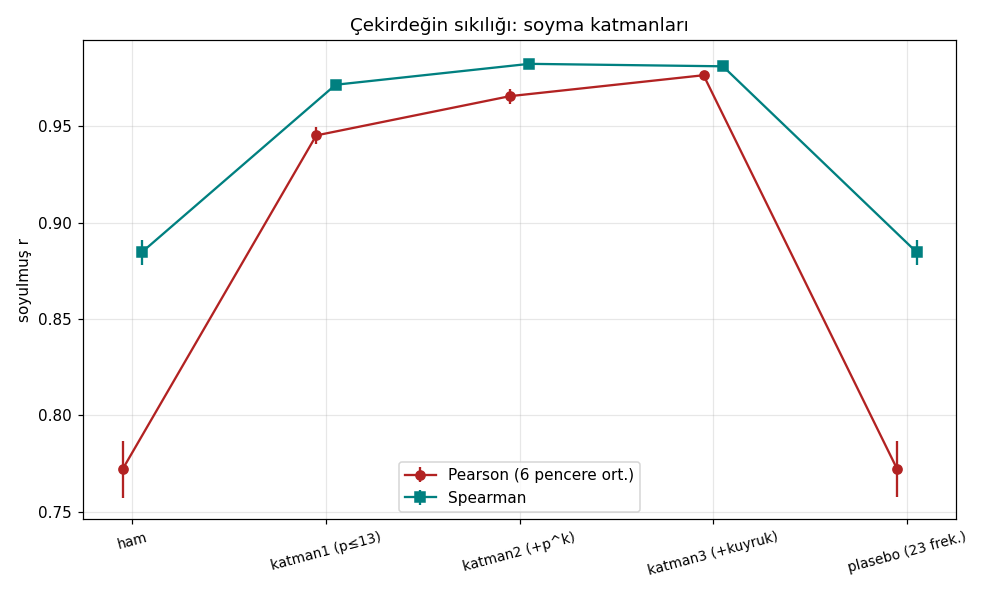

Recreate this plot in Python.
"""
51 — HARMONİK SOYMA: ÇEKİRDEĞİN GERÇEK SIKILIĞI (17 Ağustos 2026)
===================================================================

50'de yalnız p≤13, k=1 soyulmuştu → çekirdek r≈0.94/0.97 (alt sınır).
Şimdi explicit formulanın tüm anlamlı terimleri:

  katman 1: p ≤ 13, k=1              (50 ile aynı — replikasyon)
  katman 2: + asal kuvvetleri p^k     (4,8,9,16,25,27,32,49; ağırlık p^{-k/2}/k)
  katman 3: + kuyruk asalları 17..47  (τ-yasasına göre hâlâ iletimde)

Plasebo: 23 asal-olmayan frekans (katman 3 ile aynı sütun sayısı) —
overfit tabanını ölçer.

Bonus: kuvvet katsayıları / (p^{-k/2}/k) → toplam kuralı harmoniklerde
de u ≈ 1 mi?
"""

import numpy as np
import matplotlib.pyplot as plt
from pathlib import Path
from scipy.stats import pearsonr, spearmanr

rng = np.random.default_rng(51)
HERE = Path(__file__).resolve().parent
TWO_PI = 2 * np.pi
A = (np.e**2 - 5) / 2
B0, B1 = 2.7580, -0.0543

L1 = [2, 3, 5, 7, 11, 13]
POWERS = [4, 8, 9, 16, 25, 27, 32, 49]           # p^k
TAIL = [17, 19, 23, 29, 31, 37, 41, 43, 47]
L2 = L1 + POWERS
L3 = L2 + TAIL

# explicit formula ağırlığı: q = p^k için p^{-k/2}/k
def ef_weight(q):
    for p in [2, 3, 5, 7]:
        k = round(np.log(q) / np.log(p))
        if k >= 2 and abs(p**k - q) < 0.5:
            return p**(-k / 2) / k
    return q**-0.5  # k=1

# plasebo: kullanılan tüm frekanslardan uzak 23 sahte frekans
used = np.log(np.array(L3, dtype=float))
plc = []
while len(plc) < len(L3):
    cand = np.exp(rng.uniform(np.log(np.log(2)), np.log(np.log(50))))
    if np.abs(used - cand).min() > 0.02 and all(abs(c - cand) > 0.02 for c in plc):
        plc.append(cand)
PLACEBO_FREQS = np.array(plc)  # doğrudan frekans (log q eşdeğeri)

def wave_cols_freq(tvals, freqs):
    cols = []
    for om in freqs:
        cols += [np.cos(tvals * om), np.sin(tvals * om)]
    return cols

def strip_freqs(y, tvals, freqs):
    C = np.vstack([np.ones_like(y)] + wave_cols_freq(tvals, freqs)).T
    b = np.linalg.lstsq(C, y, rcond=None)[0]
    part = C[:, 1:] @ b[1:]
    return y - part, float(part.var()), b[1:]

d41 = np.load(HERE / "41_bigT_windows.npz")
keys = sorted({k.split("_")[1] for k in d41.files}, key=lambda s: int(s[:-1]))

LEVELS = [("katman1 (p≤13)", np.log(np.array(L1, float))),
          ("katman2 (+p^k)", np.log(np.array(L2, float))),
          ("katman3 (+kuyruk)", np.log(np.array(L3, float))),
          ("plasebo (23 frek.)", PLACEBO_FREQS)]

print(f"{'L':>6} | {'ham r_P':>8} " + " ".join(f"{n.split()[0]:>10}" for n, _ in LEVELS)
      + f" | {'ham r_S':>8} " + " ".join(f"{n.split()[0]:>10}" for n, _ in LEVELS))
results = []
for wkey in keys:
    gaps = d41[f"gaps_{wkey}"]; tmid = d41[f"tmid_{wkey}"]; amps = d41[f"amps_{wkey}"]
    Lw = np.log(tmid / TWO_PI); L = float(Lw.mean())
    g_u = gaps * Lw / TWO_PI
    a_u = amps / np.sqrt(A * Lw + B0 + B1 / Lw)
    a_u /= np.sqrt((a_u**2).mean())
    y_a, y_g = np.log(a_u), np.log(g_u)
    rP0, _ = pearsonr(g_u, a_u); rS0, _ = spearmanr(g_u, a_u)

    rowP, rowS, va_list, coefs = [], [], [], None
    for name, freqs in LEVELS:
        ya, va, ca = strip_freqs(y_a, tmid, freqs)
        yg, vg, _ = strip_freqs(y_g, tmid, freqs)
        ar = np.exp(ya); ar /= np.sqrt((ar**2).mean())
        gr = np.exp(yg); gr *= g_u.mean() / gr.mean()
        rP, _ = pearsonr(gr, ar); rS, _ = spearmanr(gr, ar)
        rowP.append(rP); rowS.append(rS); va_list.append(va)
        if name.startswith("katman3"):
            coefs = ca
    results.append((L, rP0, rowP, rS0, rowS, va_list, coefs))
    print(f"{L:>6.2f} | {rP0:>8.4f} " + " ".join(f"{r:>10.4f}" for r in rowP)
          + f" | {rS0:>8.4f} " + " ".join(f"{r:>10.4f}" for r in rowS))

# toplam kuralı: katman-3 katsayıları / explicit-formula ağırlığı (L=12.45)
print("\nToplam kuralı kontrolü (L=12.45, katsayı/EF-ağırlığı):")
L_, _, _, _, _, _, coefs = results[-1]
for i, q in enumerate(L3):
    u = np.hypot(coefs[2 * i], coefs[2 * i + 1]) / ef_weight(q)
    tag = "kuvvet" if q in POWERS else ("kuyruk" if q in TAIL else "temel")
    print(f"  q={q:>3} ({tag:>6}): |u| = {u:.3f}")

# varyans bütçesi
print("\nGenlikten soyulan log-varyans (L=12.45):")
for (name, _), va in zip(LEVELS, results[-1][5]):
    print(f"  {name:>20}: {va:.4f}")

# grafik: r_P ve r_S katman ilerlemesi (pencere ort.)
arr_P = np.array([[r0] + row for _, r0, row, _, _, _, _ in results])
arr_S = np.array([[r0] + row for _, _, _, r0, row, _, _ in results])
labels = ["ham"] + [n for n, _ in LEVELS]
fig, ax = plt.subplots(figsize=(9, 5.4))
x = np.arange(len(labels))
ax.errorbar(x - 0.05, arr_P.mean(axis=0), yerr=arr_P.std(axis=0), fmt="o-",
            c="firebrick", label="Pearson (6 pencere ort.)")
ax.errorbar(x + 0.05, arr_S.mean(axis=0), yerr=arr_S.std(axis=0), fmt="s-",
            c="teal", label="Spearman")
ax.set_xticks(x); ax.set_xticklabels(labels, rotation=15, fontsize=9)
ax.set_ylabel("soyulmuş r")
ax.set_title("Çekirdeğin sıkılığı: soyma katmanları")
ax.legend(); ax.grid(alpha=0.3)
plt.tight_layout()
out = HERE / "51_harmonik_soyma.png"
plt.savefig(out, dpi=110)
print(f"\nGrafik: {out.name}")
